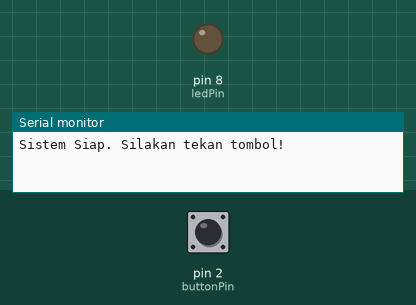
This program was run on a simulated Arduino Uno, built with avr-gcc and run on an emulated ATmega328P. Parts: output pins drawn as LEDs (lit = HIGH), the last lines printed to the serial monitor. Inputs (shaded band) come from the test bench; at power-on: pin 2 (buttonPin) HIGH.

Above: at 1.2 s.
1.3 s: pin 2 (buttonPin) pulled LOW for 0.15 s
At 2.5 s:
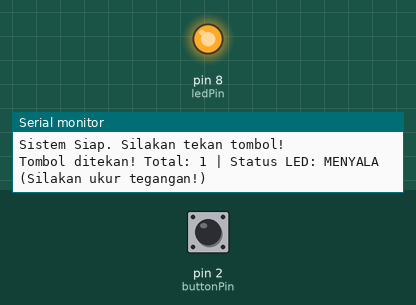
2.9 s: pin 2 (buttonPin) pulled LOW for 1 s
At 3.4 s:
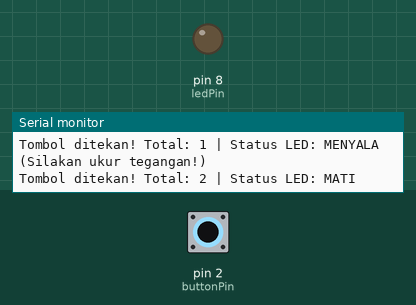
5.4 s: pin 2 (buttonPin) pulled LOW for 3.2 s
At 6.8 s:
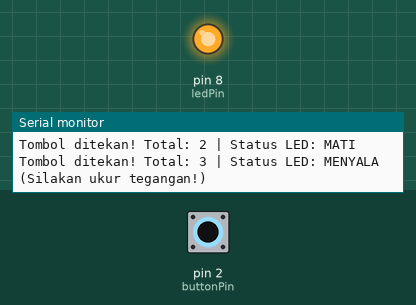
Timing chart, 0 to 8.4 s (numbered marks = the images above; inputs shaded):
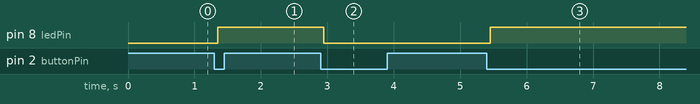

Measured:
- after the input at 1.3 s, pin 8 (ledPin): LOW → HIGH after 0.05 s
- after the input at 2.9 s, pin 8 (ledPin): HIGH → LOW after 0.05 s
- after the input at 5.4 s, pin 8 (ledPin): LOW → HIGH after 0.05 s

The program:

main.cpp
```cpp
#include "Arduino.h"
// Deklarasi Pin
const int buttonPin = 2;
const int ledPin = 8;

// Variabel untuk menyimpan status
int ledState = LOW;
int buttonState;
int lastButtonState = HIGH;  // HIGH karena kita pakai INPUT_PULLUP

// Variabel untuk Non-Blocking Debounce & Counter
unsigned long lastDebounceTime = 0;
unsigned long debounceDelay = 50;    // Jeda waktu debounce 50 milidetik
int pressCount = 0;                  // Counter jumlah tekanan tombol

void setup() {
  pinMode(buttonPin, INPUT_PULLUP);
  pinMode(ledPin, OUTPUT);

  // Memulai komunikasi Serial Port untuk melihat counter
  Serial.begin(9600);
  Serial.println("Sistem Siap. Silakan tekan tombol!");
}

void loop() {
  // Membaca status tombol saat ini
  int reading = digitalRead(buttonPin);

  // Jika status tombol berubah (karena ditekan atau noise/bouncing)
  if (reading != lastButtonState) {
    lastDebounceTime = millis(); // Reset timer debounce
  }

  // Jika bacaan sudah stabil melebihi waktu debounceDelay
  if ((millis() - lastDebounceTime) > debounceDelay) {

    // Jika status tombol benar-benar berubah dari state sebelumnya
    if (reading != buttonState) {
      buttonState = reading;

      // INPUT_PULLUP berarti saat tombol ditekan, statusnya LOW
      if (buttonState == LOW) {
        ledState = !ledState; // Balikkan status LED (Toggle)
        digitalWrite(ledPin, ledState); // Nyalakan/matikan LED

        pressCount++; // Tambah nilai counter

        // Tampilkan informasi di Serial Monitor
        Serial.print("Tombol ditekan! Total: ");
        Serial.print(pressCount);
        Serial.print(" | Status LED: ");
        Serial.println(ledState == HIGH ? "MENYALA (Silakan ukur tegangan!)" : "MATI");
      }
    }
  }

  // Simpan status bacaan untuk iterasi loop berikutnya
  lastButtonState = reading;
}
```
